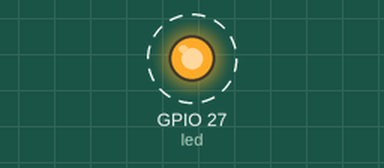
This program was run on a simulated Raspberry Pi (BCM pin numbers). On the bench: output pins drawn as LEDs (lit = HIGH). Dashed ring = blinking.

Above: at 0.5 s.
Timing chart, 0 to 4.6 s (numbered marks = the images above):
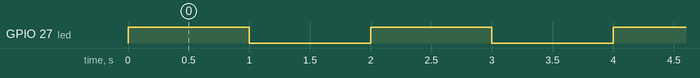

Measured:
- by itself, GPIO 27 (led): alternates HIGH for 1.0 s and LOW for 1.0 s

The program:

led_blink_gpiozero.py
```python
from gpiozero import LED
from time import sleep

# Create LED object on GPIO17 (Pin 13 on the board)
led = LED(27)

try:
    while True:
        led.on()       # Turn LED ON
        sleep(1)       # Wait 1 second
        led.off()      # Turn LED OFF
        sleep(1)       # Wait 1 second
except KeyboardInterrupt:
    print("Stopped by User")
```
